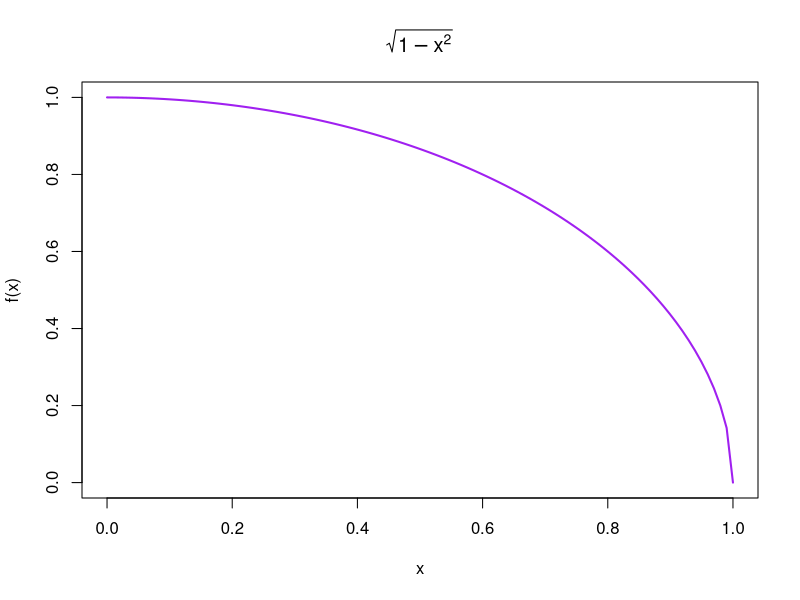
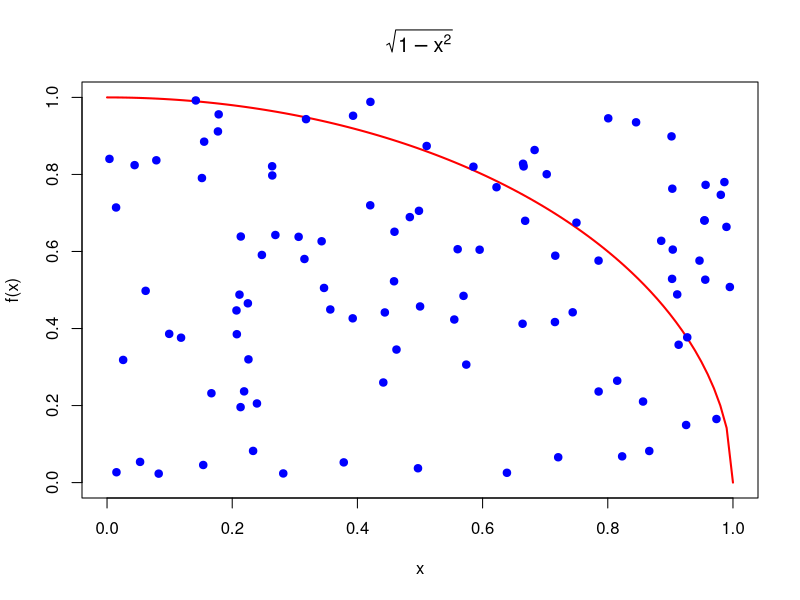
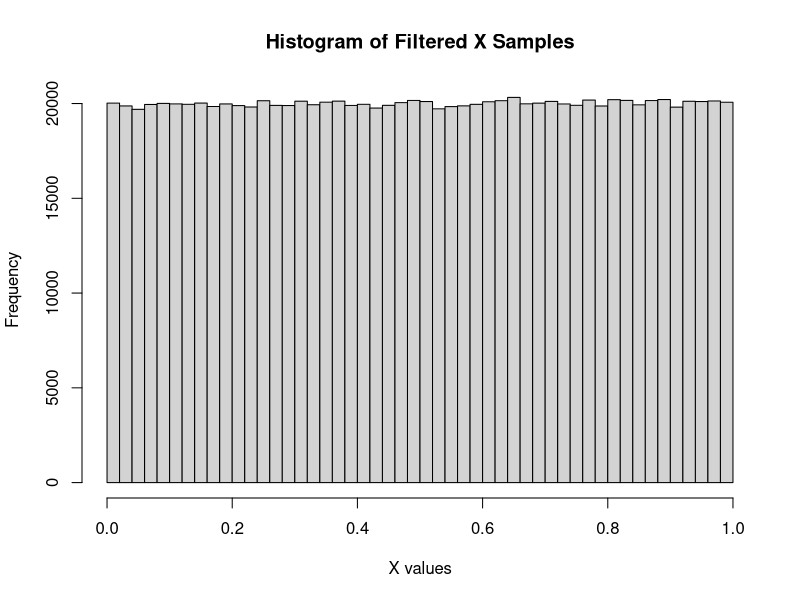
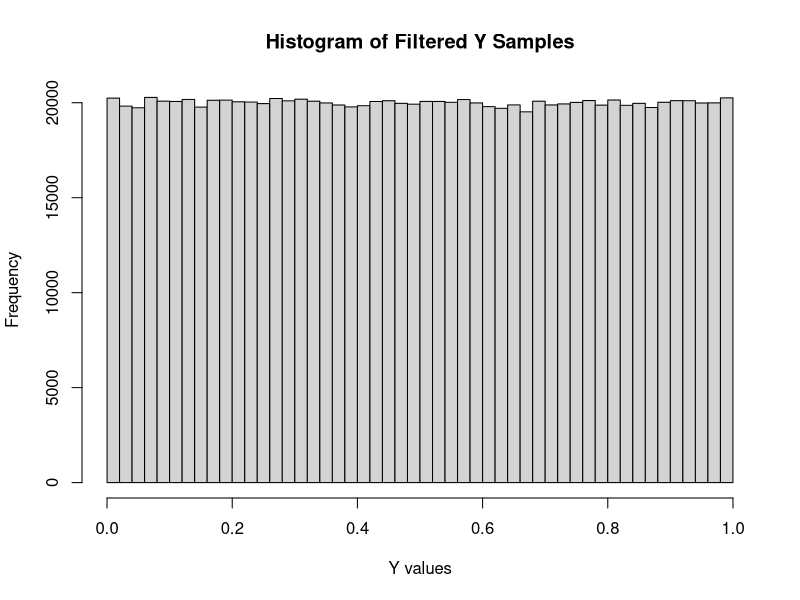

Generate these figures, in order, with R: (Note: this script raises an error after producing the figures.)
## ---- chunk 1
library(tidyverse)
library(ggplot2)
library(dplyr)

## ---- chunk 2
# Define the function
curve <- function(x) {
  sqrt(1 - x^2)
}

# Create a sequence of x values from 0 to 1
x <- seq(0, 1, length.out = 100)

# Compute the corresponding y values
y <- curve(x)

# Plot the function
plot(x, y, type = "l", col = "purple", lwd = 2, 
     xlab = "x", ylab = "f(x)", 
     main = expression(sqrt(1 - x^2)))

## ---- chunk 3

#creating bivariate sequences

y1 <- runif(100, min = 0, max = 1)
x1 <- runif(100, min = 0, max = 1)

# adding points to the function

plot(x, y, type = "l", col = "red", lwd = 2, 
     xlab = "x", ylab = "f(x)", 
     main = expression(sqrt(1 - x^2)))+
  points(x1, y1, col = "blue", pch = 19)

# add a box around this

## ---- chunk 4
# sampling 10 random x variables from the runif section

# Set the number of samples
n <- 1000000

# Generate bivariate uniform samples
x2 <- runif(n, min = 0, max = 1)
y2 <- runif(n, min = 0, max = 1)

# Filter samples to satisfy x^2 + y^2 \leq 1
filtered_samples <- data.frame(x2, y2)[sqrt(x^2 + y^2) <= 1, ]

# Select random variables that can be used to create the hist
set.seed(123) # For reproducibility because random will change
selected_samples <- filtered_samples[sample(nrow(filtered_samples), 1000), ]

test <- filtered_samples %>% 
  filter(x2 <= (sqrt(x^2 + y^2 <=1)))

# Print the selected samples
print(selected_samples)

# Plot histogram of the filtered samples

# this should look curved like the unit circle, fix me
hist(filtered_samples$x2, breaks = 50, main = "Histogram of Filtered X Samples", xlab = "X values")
hist(filtered_samples$y2, breaks = 50, main = "Histogram of Filtered Y Samples", xlab = "Y values")


## ---- chunk 5

# Assuming you have already filtered your samples
# PI is the number of points inside the quarter circle
# PG is the total number of points generated

estimate_pi_filtered <- function(PI, PG) {
  pi_estimate <- 4 * (PI / PG)
  return(pi_estimate)
}

# Defining the parameters for the loop
PI <- 910000  # Number of points inside the quarter circle
PG <- 1000000  # Total number of points generated
pi_estimate <- estimate_pi_filtered(PI, PG)
print(paste("Estimated value of π:", pi_estimate))


## ---- chunk 6
intfuns <- function(x){1-x^2^(1/2)(1/k)}
integrate((x)(intfuns, lower = 0, upper = 1))

#FIX ME

#should also be getting a number that's pi

## ---- chunk 7

# FIXME

#integrate the function

EX <- integer(intfuns(x))

# (X \cdot (1-X^2)^2(1\k))  is the integral basically)


#this is for Var(x)
# mu should be the value u got from first integrate E(X-mu)^2, 

# values for the G section will be the filtered values from the unit circle. The values you get with mean and shit, the answer should be similar to the numbers you got in Question F
